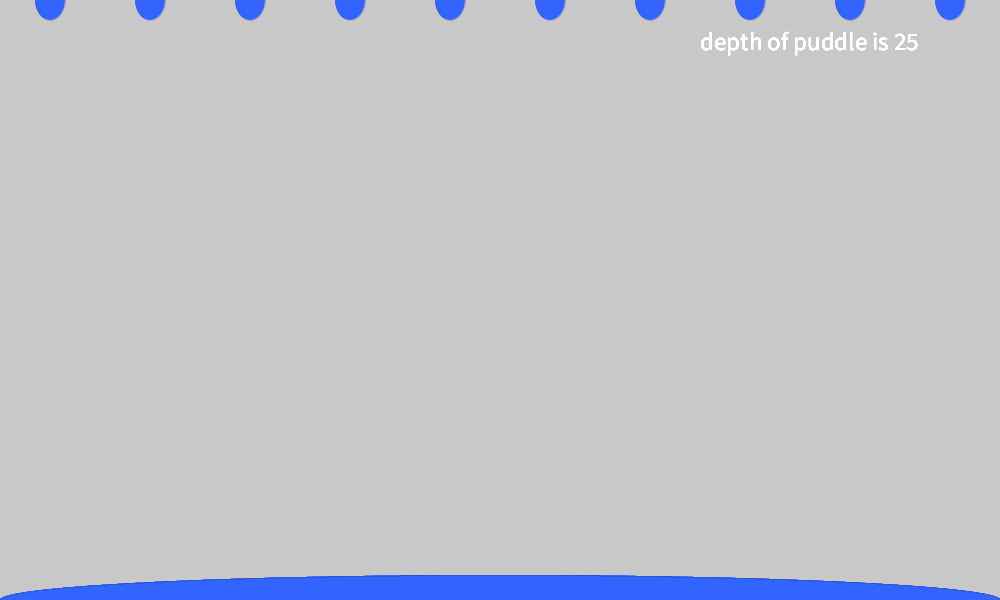
Frame 1 (no input)
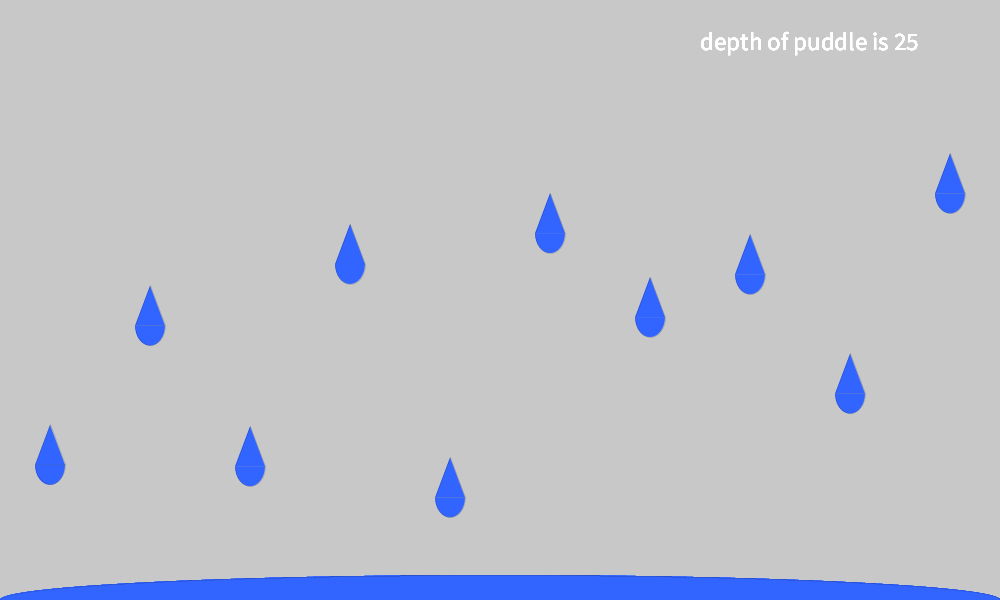
Frame 60 (the mouse pressed at the canvas centre just before this capture)
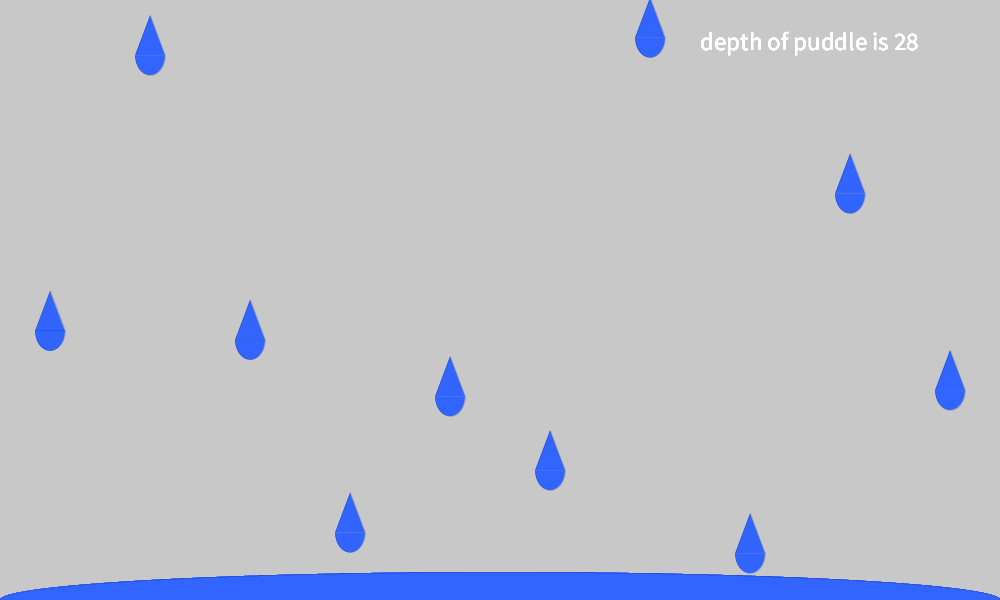
Frame 120 (the mouse held since frame 60 and released just before this capture)

The Processing sketch that drew these frames (run headless with seeded random() and noise(); from frame 60 on, the mouse is pressed at the canvas centre):

// Processing sketch: Raindrop_Array
// ── Raindrop_Array.pde
float[] dropYs = new float [10];
float[] speeds = {random(4,10), random(5,7), random(6,8), random(4,6), random(5,9), random(3,6),random(4,7), random(3,6), random(6,8), random(3,6)};
int depth= 50;
void setup() {
  size(1000, 600);
  
} 

void draw() {
  background(200);
  //loop to draw the raindrops
  for(int y = 0; y<10; y=y+1){
   raindrop(50 + 100*y, dropYs[y], 30, 40);
  ellipse(500,600, 1000, depth);
   if (dropYs[y]>=600){
   dropYs[y]= 0;
   depth= depth+1;
   }
    dropYs[y] = dropYs[y] + speeds[y];
    
    fill(255);
    textSize(25);
    text("depth of puddle is " + depth/2, 700, 50);
    
    
  }
}

void raindrop(float xCenter, float yCenter, float w, float h){
  strokeWeight(0);
  fill(50,100,255);
  triangle(xCenter - w/2, yCenter, xCenter + w/2, 
  yCenter, xCenter, yCenter - h);
  arc(xCenter, yCenter, w, h, 0, PI); 
}
